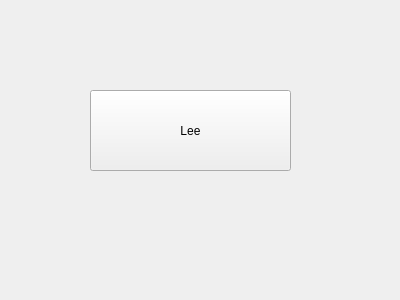
<?xml version="1.0" encoding="UTF-8"?>
<ui version="4.0">
 <class>Form</class>
 <widget class="QWidget" name="Form">
  <property name="geometry">
   <rect>
    <x>0</x>
    <y>0</y>
    <width>400</width>
    <height>300</height>
   </rect>
  </property>
  <property name="windowTitle">
   <string>Form</string>
  </property>
  <widget class="QPushButton" name="pushButton">
   <property name="geometry">
    <rect>
     <x>90</x>
     <y>90</y>
     <width>201</width>
     <height>81</height>
    </rect>
   </property>
   <property name="text">
    <string>Lee</string>
   </property>
  </widget>
 </widget>
 <resources/>
 <connections>
  <connection>
   <sender>pushButton</sender>
   <signal>clicked()</signal>
   <receiver>Form</receiver>
   <slot>close()</slot>
   <hints>
    <hint type="sourcelabel">
     <x>183</x>
     <y>163</y>
    </hint>
    <hint type="destinationlabel">
     <x>209</x>
     <y>216</y>
    </hint>
   </hints>
  </connection>
 </connections>
</ui>
